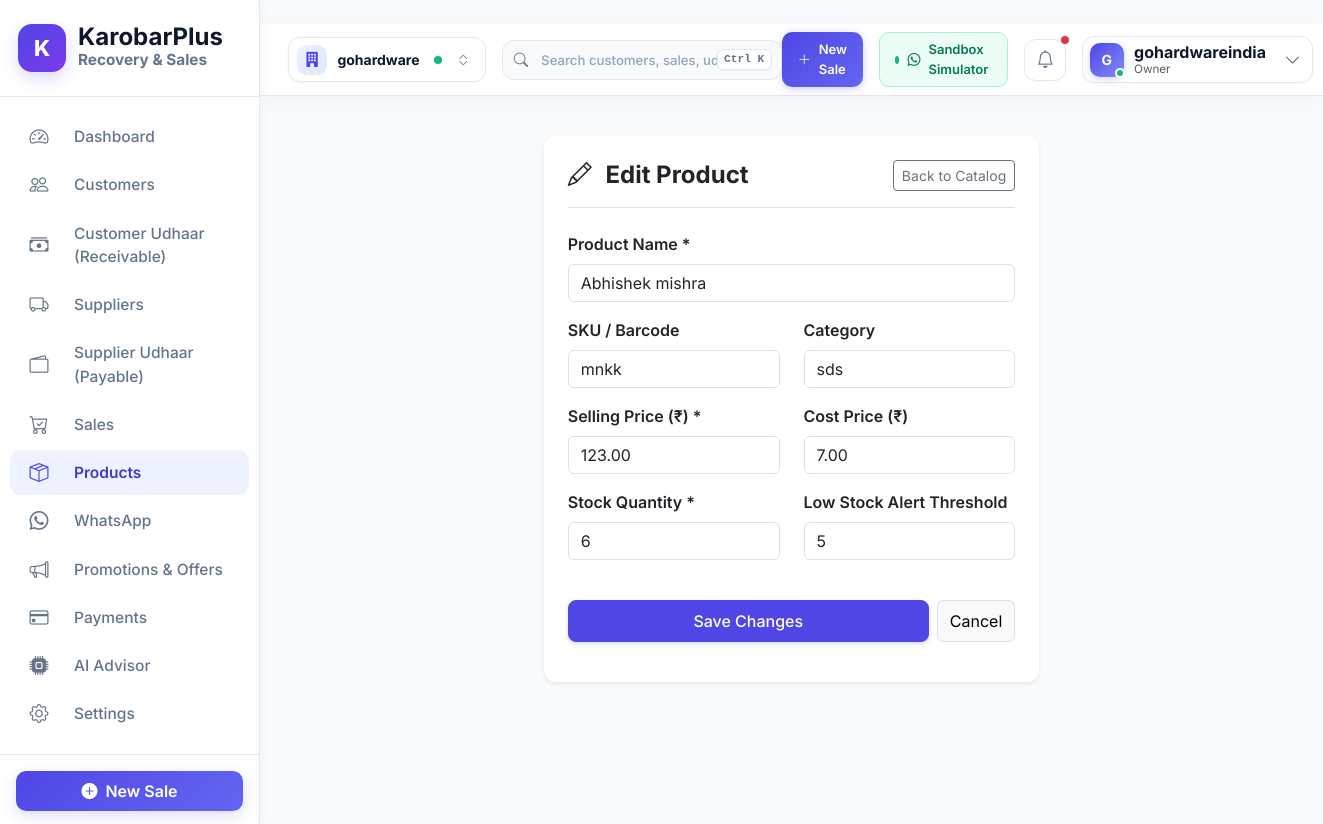
Screenshot of /products/1/edit/ (signed in) with the database file from the repository.
### accounts/models.py (models this page shows, shortened)
class Business(models.Model):
    name = models.CharField(max_length=255, verbose_name="Business Name")
    owner_name = models.CharField(max_length=255, verbose_name="Owner Full Name")
    phone = models.CharField(max_length=20, verbose_name="Business Phone Number")
    email = models.EmailField(blank=True, null=True, verbose_name="Business Email")
    address = models.TextField(blank=True, verbose_name="Business Address")
    gstin = models.CharField(max_length=20, blank=True, null=True, verbose_name="GSTIN Number")
    is_active = models.BooleanField(default=True, verbose_name="Active Status")
    created_at = models.DateTimeField(auto_now_add=True)
    updated_at = models.DateTimeField(auto_now=True)
    class Meta:
        verbose_name_plural = "Businesses"

### products/models.py (models this page shows, shortened)
class Product(TenantModel):
    name = models.CharField(max_length=255, verbose_name="Product Name")
    sku = models.CharField(max_length=100, blank=True, verbose_name="SKU Code")
    barcode = models.CharField(max_length=100, blank=True, verbose_name="Barcode / EAN Number")
    category = models.CharField(max_length=100, blank=True, verbose_name="Category")
    selling_price = models.DecimalField(max_digits=10, decimal_places=2, verbose_name="Selling Price (₹)")
    cost_price = models.DecimalField(max_digits=10, decimal_places=2, default=0, verbose_name="Cost Price (₹)")
    stock_quantity = models.IntegerField(default=0, verbose_name="Stock Quantity")
    low_stock_threshold = models.IntegerField(default=5, verbose_name="Low Stock Threshold")
    class Meta:
        ordering = ['name']

### products/views.py (the view, shortened to what this page needs)
# urls.py: path('<int:pk>/edit/', ProductUpdateView.as_view(), name='edit'),
class ProductUpdateView(TenantRequiredMixin, UpdateView):
    model = Product
    form_class = ProductForm
    template_name = 'products/product_form.html'
    success_url = reverse_lazy('products:list')

### products/templates/products/product_form.html (shortened to what this page needs)
{% extends "base.html" %}
{% block content %}
<div class="row justify-content-center py-4">
    <div class="col-12 col-md-8 col-lg-6">
        <div class="card card-custom p-4 shadow-sm border-0">
            <div class="d-flex align-items-center justify-content-between mb-4 pb-3 border-bottom">
                <h4 class="fw-bold text-dark mb-0">
                    {% if object %}<i class="bi bi-pencil me-2"></i> Edit Product{% else %}<i class="bi bi-box-seam me-2"></i> Add New Product{% endif %}
                </h4>
                <a href="{% url 'products:list' %}" class="btn btn-sm btn-outline-secondary">Back to Catalog</a>
            </div>
            <form method="post">
                <div class="mb-3">
                    <label class="form-label fw-semibold fs-7">Product Name *</label>
                    {{ form.name }}
                </div>
                <div class="row">
                    <div class="col-md-6 mb-3">
                        <label class="form-label fw-semibold fs-7">SKU / Barcode</label>
                        {{ form.sku }}
                    </div>
                    <div class="col-md-6 mb-3">
                        <label class="form-label fw-semibold fs-7">Category</label>
                        {{ form.category }}
                    </div>
                </div>
                <div class="row">
                    <div class="col-md-6 mb-3">
                        <label class="form-label fw-semibold fs-7">Selling Price (₹) *</label>
                        {{ form.selling_price }}
                    </div>
                    <div class="col-md-6 mb-3">
                        <label class="form-label fw-semibold fs-7">Cost Price (₹)</label>
                        {{ form.cost_price }}
                    </div>
                </div>
                <div class="row mb-4">
                    <div class="col-md-6 mb-3">
                        <label class="form-label fw-semibold fs-7">Stock Quantity *</label>
                        {{ form.stock_quantity }}
                    </div>
                    <div class="col-md-6 mb-3">
                        <label class="form-label fw-semibold fs-7">Low Stock Alert Threshold</label>
                        {{ form.low_stock_threshold }}
                    </div>
                </div>
                <div class="d-flex gap-2">
                    <button type="submit" class="btn btn-primary-custom flex-grow-1 py-2">
                        {% if object %}Save Changes{% else %}Add to Inventory{% endif %}
                    </button>
                    <a href="{% url 'products:list' %}" class="btn btn-light border py-2">Cancel</a>
                </div>
            </form>
        </div>
    </div>
</div>
{% endblock %}

### templates/base.html (shortened to what this page needs)
{% load static %}
{% load indian_formatting %}
<!DOCTYPE html>
<html lang="en">
<head>
    <link href="https://cdn.jsdelivr.net/npm/bootstrap@5.3.2/dist/css/bootstrap.min.css" rel="stylesheet">
    <link href="https://cdn.jsdelivr.net/npm/bootstrap-icons@1.11.1/font/bootstrap-icons.css" rel="stylesheet">
    <link rel="stylesheet" href="{% static 'css/main.css' %}">
</head>
<body>
<div class="d-flex" id="wrapper">
    {% if user.is_authenticated %}
    <div id="sidebar-wrapper">
        <div class="sidebar-heading">
            <div class="brand-badge">K</div>
            <div>
                <div class="fw-bold fs-4 text-white lh-1">KarobarPlus</div>
                <small class="text-white-10 fs-10"><small>Recovery & Sales</small></small>
            </div>
        </div>
        <div class="sidebar-nav">
            {% if request.resolver_match.app_name == 'platform_admin' %}
            <a href="{% url 'platform_admin:dashboard' %}" class="nav-link {% if request.resolver_match.url_name == 'dashboard' %}active{% endif %} text-warning">
                <i class="bi bi-speedometer2"></i> Admin Dashboard
            </a>
            <a href="{% url 'platform_admin:business_list' %}" class="nav-link {% if request.resolver_match.url_name == 'business_list' or request.resolver_match.url_name == 'business_detail' %}active{% endif %}">
                <i class="bi bi-building"></i> Registered Businesses
            </a>
            <a href="{% url 'platform_admin:ai_metrics' %}" class="nav-link {% if request.resolver_match.url_name == 'ai_metrics' %}active{% endif %}">
                <i class="bi bi-robot"></i> AI Analytics & Impact
            </a>
            {% else %}
            <a href="{% url 'dashboard:index' %}" class="nav-link {% if request.resolver_match.app_name == 'dashboard' %}active{% endif %}">
                <i class="bi bi-speedometer2"></i> Dashboard
            </a>
            <a href="{% url 'customers:list' %}" class="nav-link {% if request.resolver_match.app_name == 'customers' %}active{% endif %}">
                <i class="bi bi-people"></i> Customers
            </a>
            <a href="{% url 'udhaar:list' %}" class="nav-link {% if request.resolver_match.app_name == 'udhaar' %}active{% endif %}">
                <i class="bi bi-cash-stack"></i> Customer Udhaar (Receivable)
            </a>
            <a href="{% url 'suppliers:list' %}" class="nav-link {% if request.resolver_match.app_name == 'suppliers' and request.resolver_match.url_name != 'payable_list' %}active{% endif %}">
                <i class="bi bi-truck"></i> Suppliers
            </a>
            <a href="{% url 'suppliers:payable_list' %}" class="nav-link {% if request.resolver_match.app_name == 'suppliers' and request.resolver_match.url_name == 'payable_list' %}active{% endif %}">
                <i class="bi bi-wallet2"></i> Supplier Udhaar (Payable)
            </a>
            <a href="{% url 'sales:list' %}" class="nav-link {% if request.resolver_match.app_name == 'sales' %}active{% endif %}">
                <i class="bi bi-cart-check"></i> Sales
            </a>
            <a href="{% url 'products:list' %}" class="nav-link {% if request.resolver_match.app_name == 'products' %}active{% endif %}">
                <i class="bi bi-box-seam"></i> Products
            </a>
            <a href="{% url 'whatsapp:inbox' %}" class="nav-link {% if request.resolver_match.app_name == 'whatsapp' %}active{% endif %}">
                <i class="bi bi-whatsapp"></i> WhatsApp
            </a>
            <a href="{% url 'promotions:list' %}" class="nav-link {% if request.resolver_match.app_name == 'promotions' %}active{% endif %}">
                <i class="bi bi-megaphone"></i> Promotions & Offers
            </a>
            <a href="{% url 'payments:list' %}" class="nav-link {% if request.resolver_match.app_name == 'payments' %}active{% endif %}">
                <i class="bi bi-credit-card"></i> Payments
            </a>
            <a href="{% url 'ai_advisor:dashboard' %}" class="nav-link {% if request.resolver_match.app_name == 'ai_advisor' %}active{% endif %}">
                <i class="bi bi-cpu-fill"></i> AI Advisor
            </a>
            <a href="{% url 'settings_app:index' %}" class="nav-link {% if request.resolver_match.app_name == 'settings_app' %}active{% endif %}">
                <i class="bi bi-gear"></i> Settings
            </a>
            {% endif %}
        </div>
        <div class="p-3 border-top border-slate-800">
            {% if request.resolver_match.app_name == 'platform_admin' %}
            <a href="{% url 'platform_admin:business_list' %}" class="btn btn-outline-warning w-100 py-2 d-flex align-items-center justify-content-center gap-2 fs-7">
                <i class="bi bi-building"></i> Manage Stores
            </a>
            {% else %}
            <a href="{% url 'sales:create' %}" class="btn btn-primary-custom w-100 py-2 d-flex align-items-center justify-content-center gap-2">
                <i class="bi bi-plus-circle-fill"></i> New Sale
            </a>
            {% endif %}
        </div>
    </div>
    {% endif %}
    <div id="page-content-wrapper" {% if not user.is_authenticated %}style="margin-left:0; width:100%;"{% endif %}>
        {% if user.is_authenticated %}
        <header class="top-header d-flex align-items-center justify-content-between">
            <div class="d-flex align-items-center gap-3">
                <div class="tenant-pill" title="Current Store / Workspace">
                    {% if request.resolver_match.app_name == 'platform_admin' %}
                        <div class="tenant-icon-wrap bg-warning-subtle text-warning-emphasis">
                            <i class="bi bi-shield-check"></i>
                        </div>
                        <span class="text-slate-800">Platform Admin</span>
                        <span class="status-pulse-dot ms-1" title="System Active"></span>
                    {% else %}
                        <div class="tenant-icon-wrap">
                            <i class="bi bi-building-fill"></i>
                        </div>
                        <span class="fw-bold text-slate-800 fs-7">{{ current_business.name|default:"My Business" }}</span>
                        <span class="status-pulse-dot ms-1" title="Live Store Sync Active"></span>
                        <i class="bi bi-chevron-expand fs-8 text-muted opacity-75 ms-1"></i>
                    {% endif %}
                </div>
                {% if request.resolver_match.app_name != 'platform_admin' %}
                <div class="nav-search-bar d-none d-md-block">
                    <input type="text" placeholder="Search customers, sales, udhaar..." aria-label="Search dashboard">
                    <kbd class="search-kbd">Ctrl K</kbd>
                </div>
                {% endif %}
            </div>
            <div class="d-flex align-items-center gap-2 gap-sm-3">
                {% if request.resolver_match.app_name != 'platform_admin' %}
                <a href="{% url 'sales:create' %}" class="btn-header-action d-none d-lg-flex align-items-center gap-2">
                    <i class="bi bi-plus-lg"></i>
                    <span>New Sale</span>
                </a>
                <a href="{% url 'whatsapp:sandbox' %}" class="btn-simulator d-flex align-items-center gap-2">
                    <span class="status-pulse-dot"></span>
                    <i class="bi bi-whatsapp fs-7"></i>
                    <span class="d-none d-sm-inline">Sandbox Simulator</span>
                </a>
                {% endif %}
                <div class="dropdown">
                    <button class="header-icon-btn position-relative" type="button" data-bs-toggle="dropdown" aria-expanded="false" title="Notifications">
                        <i class="bi bi-bell"></i>
                        {% if unread_notifications_count > 0 %}
                        <span class="position-absolute top-0 start-100 translate-middle p-1 bg-danger border border-light rounded-circle">
                        </span>
                        {% endif %}
                    </button>
                </div>
                <div class="dropdown">
                    <div class="user-profile-pill" data-bs-toggle="dropdown" aria-expanded="false" title="User Menu">
                        <div class="avatar-container">
                            <div class="avatar-initial">
                                {{ user.username|slice:":1"|upper }}
                            </div>
                            <span class="avatar-status-badge"></span>
                        </div>
                        <div class="d-none d-md-flex flex-column text-start lh-1 pe-1">
                            <span class="fw-bold text-slate-800 fs-7 mb-1">{{ user.username }}</span>
                            <span class="text-muted fs-8" style="font-size: 0.725rem;">{% if user.is_superuser %}Admin{% else %}Owner{% endif %}</span>
                        </div>
                        <i class="bi bi-chevron-down fs-8 text-muted ms-1"></i>
                    </div>
                </div>
            </div>
        </header>
        {% endif %}
        <div class="container-fluid px-4 pt-3">
            {% block content %}{% endblock %}
        </div>
    </div>
</div>
</body>
</html>

### rows the page displays
Business: name "gohardware"
Product: name "Abhishek mishra", sku "mnkk", category "sds", selling_price "123.00", cost_price "7.00", stock_quantity "6", low_stock_threshold "5"

### other values shown
{{ user.username|slice:":1"|upper }} "G"
{{ user.username }} "gohardwareindia"
